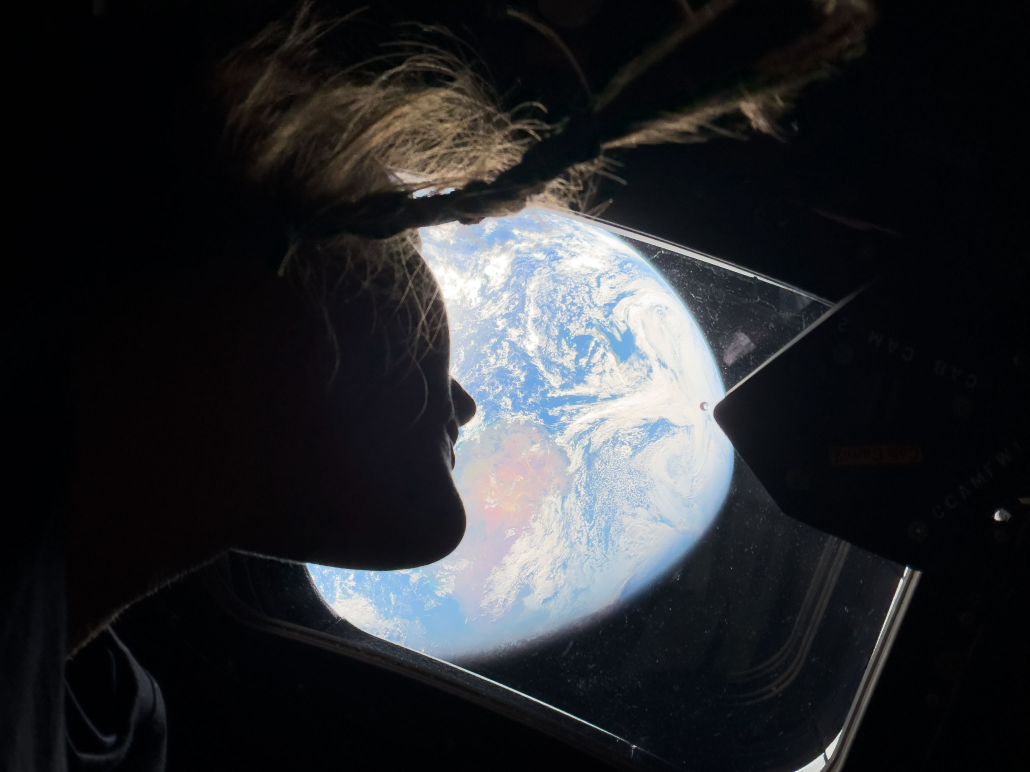
#> input picture medios/fuentes/astronauta_fuente.jpg, 3088 x 2316 px (shown at 1/3 size)
$ python -i generar_medios_reales.py   (imports and definitions only)
#> lines starting #> are read from the running program, lines starting #| are printed output that depends on the picture
### codigo/stego_demo.py
"""Educational PNG/video steganography demo.

The payload is encrypted with AES-256-GCM. The encrypted package is then
stored in the least-significant bits of RGB bytes. Use lossless carriers:
lossy JPEG/MP4 encoding can destroy the hidden bits.
"""

from __future__ import annotations

import argparse
import hashlib
import secrets
import struct
from pathlib import Path

from cryptography.exceptions import InvalidTag
from cryptography.hazmat.primitives.ciphers.aead import AESGCM
from PIL import Image

MAGIC = b"STG1"
SALT_SIZE = 16
NONCE_SIZE = 12
HEADER_SIZE = 4 + SALT_SIZE + NONCE_SIZE + 4
PBKDF2_ROUNDS = 600_000


def _key(password: str, salt: bytes) -> bytes:
    if not password:
        raise ValueError("La contraseña no puede estar vacía.")
    return hashlib.pbkdf2_hmac(
        "sha256", password.encode("utf-8"), salt, PBKDF2_ROUNDS, dklen=32
    )


def encrypt(message: str, password: str) -> bytes:
    salt = secrets.token_bytes(SALT_SIZE)
    nonce = secrets.token_bytes(NONCE_SIZE)
    ciphertext = AESGCM(_key(password, salt)).encrypt(
        nonce, message.encode("utf-8"), None
    )
    return MAGIC + salt + nonce + struct.pack(">I", len(ciphertext)) + ciphertext


# [30 lines left out: functions decrypt, _bits, _read_bits, not called in this run]


def hide(input_path: Path, output_path: Path, message: str, password: str) -> None:
    image = Image.open(input_path).convert("RGB")
    pixels = bytearray(image.tobytes())
    package = encrypt(message, password)
    required = len(package) * 8
    if required > len(pixels):
        raise ValueError(
            f"Mensaje demasiado grande: requiere {required} bits y hay {len(pixels)}."
        )
    for index, bit in enumerate(_bits(package)):
        pixels[index] = (pixels[index] & 0xFE) | bit
    Image.frombytes("RGB", image.size, bytes(pixels)).save(output_path, format="PNG")


# [33 lines left out: functions extract, main, not called in this run]


# [2 lines that do not run on import are left out]

### codigo/generar_medios_reales.py
"""Create realistic-looking stego examples from public-domain NASA photographs."""

from pathlib import Path
import shutil
import subprocess
import urllib.request
import math

from PIL import Image, ImageDraw, ImageFont

from stego_demo import hide

ROOT = Path(__file__).resolve().parent.parent
FRAMES = ROOT / "frames_astronauta"
# [1 line not run here, left out]

ASTRONAUT_URL = (
    "https://upload.wikimedia.org/wikipedia/commons/5/53/"
    "Spaceship_Earth_%28art002e008487%29.jpg"
)
EARTH_URL = (
    "https://images-assets.nasa.gov/image/iss028e020072/"
    "iss028e020072~orig.jpg"
)


def download(url: str, destination: Path) -> None:
    if destination.exists() and destination.stat().st_size > 0:
        return
    request = urllib.request.Request(url, headers={"User-Agent": "stego-demo/1.0"})
    with urllib.request.urlopen(request) as response, destination.open("wb") as target:
        shutil.copyfileobj(response, target)


def make_image(source: Path, destination: Path, message: str, password: str) -> None:
    image = Image.open(source).convert("RGB")
    image.thumbnail((1600, 1200))
    image.save(destination.with_name(destination.stem + "_original.png"))
    hide(destination.with_name(destination.stem + "_original.png"), destination, message, password)


def make_video(source: Path) -> None:
#> called with source = '../medios/fuentes/astronauta_fuente.jpg'
    image = Image.open(source).convert("RGB")
#> image is the input picture: PIL image 3088x2316 RGB; mean R, G, B 39.3, 40.7, 43.9
    font = ImageFont.load_default()
    for index in range(72):
        # Simulate a slow handheld/inspection camera move over the photograph.
        zoom = 1.0 + 0.12 * (index / 71)
        scaled = image.resize((round(960 * zoom), round(720 * zoom)))
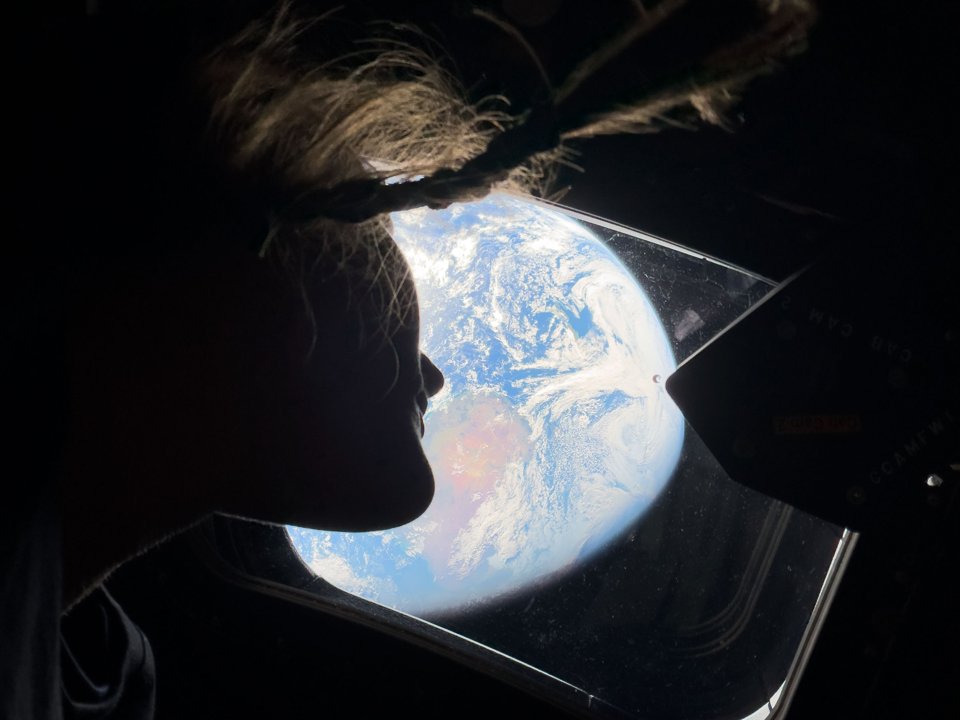
#> scaled: PIL image 960x720 RGB; mean R, G, B 39.3, 40.7, 43.9
        travel_x = round((scaled.width - 960) * (0.5 + 0.5 * math.sin(index / 18)))
#> travel_x = 0
        travel_y = round((scaled.height - 720) * (0.5 + 0.5 * math.cos(index / 22)))
#> travel_y = 0
        frame = scaled.crop((travel_x, travel_y, travel_x + 960, travel_y + 720))
        draw = ImageDraw.Draw(frame)
        draw.rectangle((22, 22, 938, 116), fill=(0, 12, 20), outline=(46, 220, 180), width=2)
        draw.text((40, 38), "ORION // DEEP SPACE TELEMETRY", fill=(120, 255, 210), font=font)
        draw.text(
            (40, 62),
            f"UTC 2026-11-17 05:{index // 12:02d}:{(index % 12) * 5:02d}   "
            f"CAM-01  SIGNAL {98 + index % 3}%",
            fill=(210, 240, 235),
            font=font,
        )
        draw.text(
            (40, 86),
            "OPTICAL LINK: NOMINAL   FRAME: "
            f"{index + 1:04d}   LOSSLESS ARCHIVE",
            fill=(120, 255, 210),
            font=font,
        )
        path = FRAMES / f"frame_{index:03d}.png"
        frame.save(path)
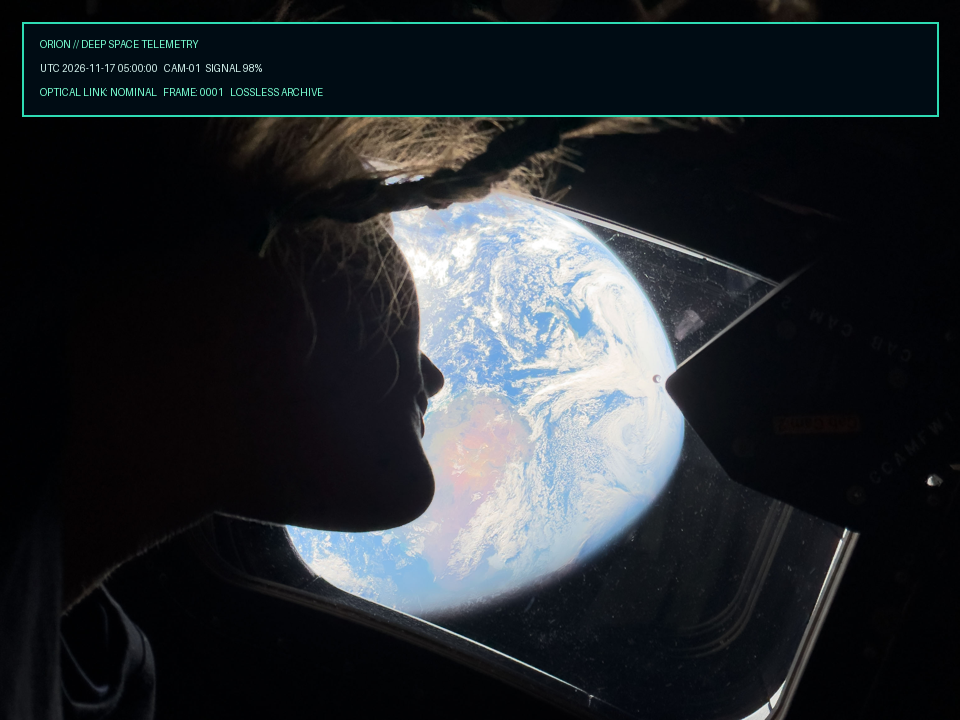
#> saved as frame_000.png: PIL image 960x720 RGB; mean R, G, B 38, 42.2, 46.2
        hide(path, path,         "Hackeado por estudiantes de software", "Orion-2026")
#> (the call stopped at in encrypt, `ciphertext = AESGCM(_key(password, salt)).encrypt( nonce, message.enco..`: cryptography is not available in this run)
    subprocess.run(
        [
            "ffmpeg", "-y", "-framerate", "12", "-i",
            str(FRAMES / "frame_%03d.png"), "-c:v", "ffv1",
            str(ROOT / "astronauta_consola.mkv"),
        ],
        check=True,
        stdout=subprocess.DEVNULL,
        stderr=subprocess.PIPE,
    )


def main() -> None:
    astronauta = ROOT / "astronauta_fuente.jpg"
    tierra = ROOT / "tierra_fuente.jpg"
    download(ASTRONAUT_URL, astronauta)
    download(EARTH_URL, tierra)
    make_image(
        tierra,
        ROOT / "tierra_esteganografia.png",
        "Mensaje oculto en una fotografía real: la Tierra sigue siendo nuestro hogar.",
        "Tierra-2026",
    )
    make_image(
        astronauta,
        ROOT / "astronauta_esteganografia.png",
        "Hackeado por estudiantes de software",
        "Astronauta-2026",
    )
    make_video(astronauta)


# [2 lines not run here, left out]

#> (the run stopped early here; a loop or call above may not have finished)
